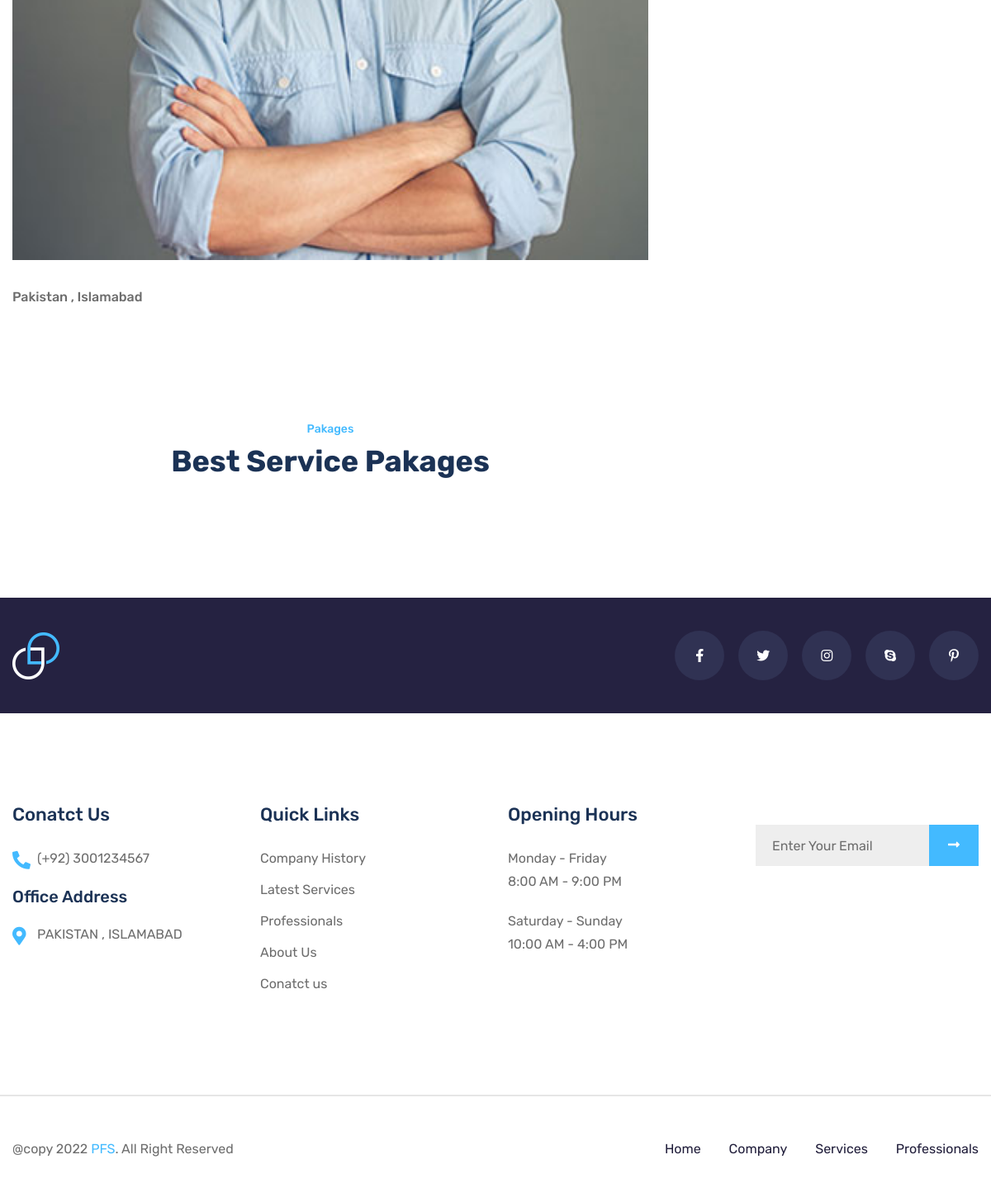
The page /profile/m3r3g4f4 (lower part) on the database as committed earlier.
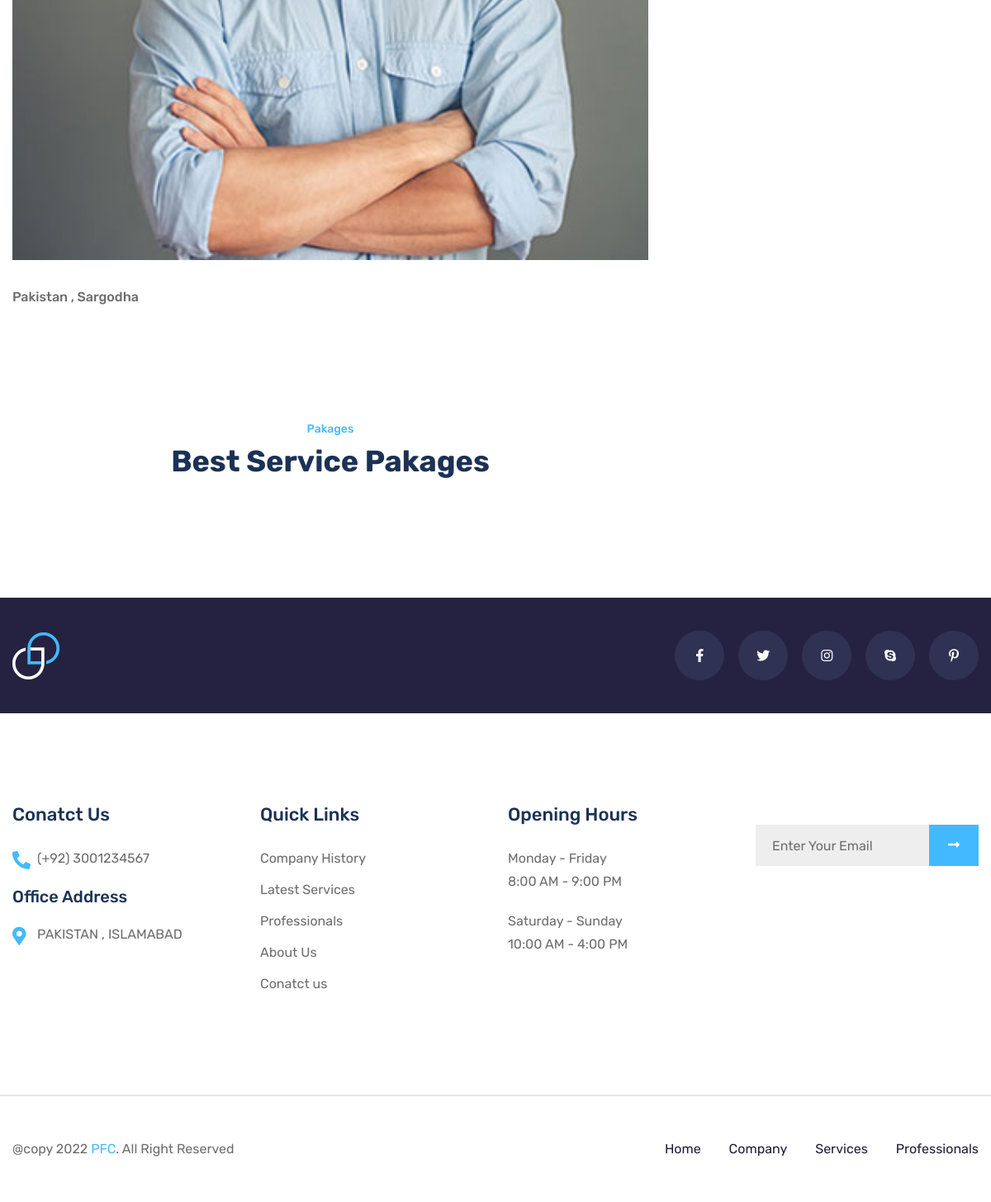
The same page on the database as committed later.
### tables this page shows
CREATE TABLE `tbl_users` (
  `user_id` int(11) NOT NULL,
  `user_profile_image` varchar(255) DEFAULT NULL,
  `user_name` varchar(100) DEFAULT NULL,
  `user_username` varchar(50) DEFAULT NULL,
  `user_slug` varchar(255) DEFAULT NULL,
  `user_email` varchar(255) DEFAULT NULL,
  `user_contact` varchar(20) DEFAULT NULL,
  `user_password` varchar(255) DEFAULT NULL,
  `user_city` varchar(50) DEFAULT NULL,
  `user_location` varchar(255) DEFAULT NULL,
  `service_id` int(11) NOT NULL,
  `user_status` int(1) NOT NULL,
  `user_order` int(11) NOT NULL,
  `user_login_session` varchar(50) DEFAULT NULL
);

CREATE TABLE `tbl_texts` (
  `txt_id` int(11) NOT NULL,
  `txt_type` varchar(50) NOT NULL,
  `txt_data` longtext DEFAULT NULL
);

### includes/conn.php (called while the page is built, shortened)
<?php session_start();
if ($_SERVER['HTTP_HOST'] != 'localhost') {
    $hostname_dbconn = "localhost";
    $rating_dbname = "public";
    $username_dbconn = "root";
    $password_dbconn = '';
    $path = "http://localhost/public-facilitation-center/";
} else {
    $path = "http://localhost/public-facilitation-center/";
}

### includes/baseFunctions.php (called while the page is built, shortened)
<?php
function doDecode($string, $key = 'fusionmaxcarwash.com')
{
    $key = sha1($key);
    $strLen = strlen($string);
    $keyLen = strlen($key);
    for ($i = 0; $i < $strLen; $i += 2) {
        $ordStr = hexdec(base_convert(strrev(substr($string, $i, 2)), 36, 16));
        $ordKey = ord(substr($key, $j, 1));
        $j++;
        $hash .= chr($ordStr - $ordKey);
    }
    $hash = base64_decode($hash);
    return ($hash);
}
function getTable($table, $where)
{
    global $conn;
    $sql = "SELECT * FROM " . $table . " WHERE " . $where;
    $ex = $conn->query($sql) or die($sql);
    $rs = $ex->fetch_array();
    return $rs;
}
?>

### inc_pages/professional_details.php (the view, shortened to what the changed rows need)
<?php
$slug = doDecode($_REQUEST['slug']);
$service_qry =  "SELECT * FROM tbl_users  WHERE `user_id`=$slug AND user_status='1' ORDER BY user_order DESC";
$exe1 = $conn->query($service_qry) or die(mysqli_error($conn));
$user = $exe1->fetch_assoc();
?>
<section class="service-details-section pt-60 pb-60">
    <div class="container">
        <div class="row">
            <div class="col-lg-8">
                <div class="service-details-wrapper">
                    <img src="<?= $path ?>uploads/professionls/<?= $user['user_profile_image'] ?>" class="img-fluid" alt="">
                    <h6><?= $user['user_location'] ?></h6>
                </div>
                <section class="service-area service-area-v2 pt-110">
                    <div class="container">
                        <div class="row justify-content-center">
                            <div class="col-lg-10">
                                <div class="section-title text-center mb-60">
                                    <h2>Best Service Pakages</h2>
                                </div>
                            </div>
                        </div>
                    </div>
                </section>
            </div>
        </div>
    </div>
</section>

### inc_pages/shared/footer.php (shortened to what the changed rows need)
<?php
        $footerrs = getTable('tbl_texts', " `txt_type` = 'footer' ");
        $footer = unserialize(stripslashes($footerrs['txt_data']));
        ?>
<footer class="footer-area">
    <div class="footer-bootom-area">
        <div class="container">
            <div class="row">
                <div class="col-lg-6">
                    <div class="copyright-text">
                        <p><?= $footer['text_copyright'] ?></p>
                    </div>
                </div>
            </div>
        </div>
    </div>
</footer>

Rows that differ between the two databases and show on the page:
changed tbl_users: user_location "Pakistan , Islamabad" → "Pakistan , Sargodha"
changed tbl_texts: txt_data "@copy 2022 PFS . All Right Reserved" → "@copy 2022 PFC . All Right Reserved"
